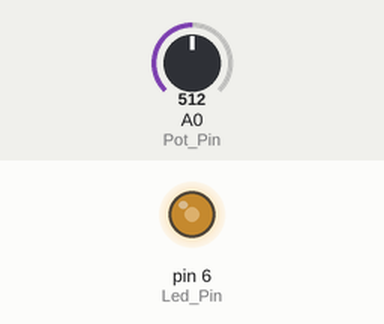
The sketch below on a simulated Arduino Uno, built with avr-gcc and run on an emulated ATmega328P. Parts: output pins drawn as LEDs (lit = HIGH). Inputs (shaded band) come from the test bench; at power-on: A0 (Pot_Pin) = 512.

Above: at 6.2 s.
6.3 s: A0 (Pot_Pin) set to 716
At 7.5 s:
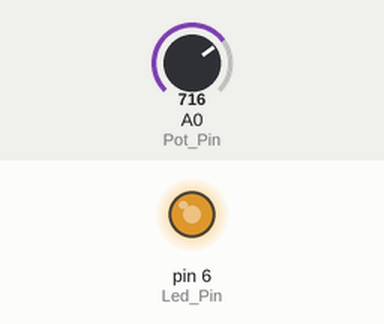
7.8 s: A0 (Pot_Pin) set to 900
At 8.7 s:
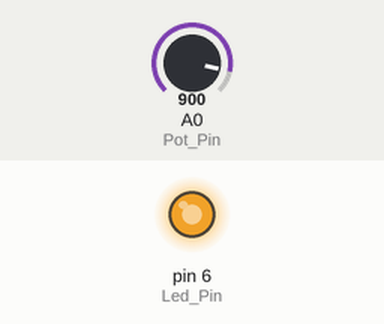
9.3 s: A0 (Pot_Pin) set to 511
At 9.9 s:
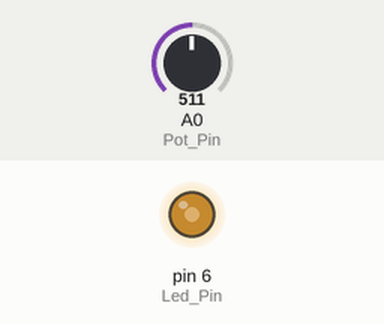
Timing chart, 0 to 12.3 s (numbered marks = the images above; inputs shaded):
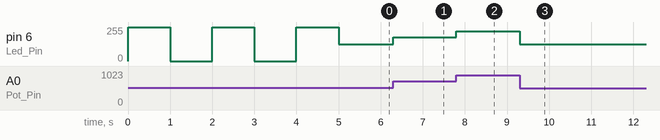

The sketch:

clase_3_arduino1.ino
```cpp
// Código Ejemplo
int Led_Pin = 6;
int Pot_Pin = A0;
int sensorValue = 0;
int outputValue = 0;
void setup()
{
pinMode(Led_Pin, OUTPUT);
Test_Led();
}
void loop()
{
sensorValue = analogRead(Pot_Pin);
outputValue = map(sensorValue, 0, 1023, 0, 255);
analogWrite(Led_Pin, outputValue);
}
void Test_Led()
{
digitalWrite(Led_Pin, HIGH);
delay(1000);
digitalWrite(Led_Pin, LOW);
delay(1000);
digitalWrite(Led_Pin, HIGH);
delay(1000);
digitalWrite(Led_Pin, LOW);
delay(1000);
digitalWrite(Led_Pin, HIGH);
delay(1000);
digitalWrite(Led_Pin, LOW);
}
```

Measured:
- after the input at 6.3 s, pin 6 (Led_Pin): 127/255 → 178/255 at once
- after the input at 7.8 s, pin 6 (Led_Pin): 178/255 → 224/255 at once
- after the input at 9.3 s, pin 6 (Led_Pin): 224/255 → 127/255 at once
